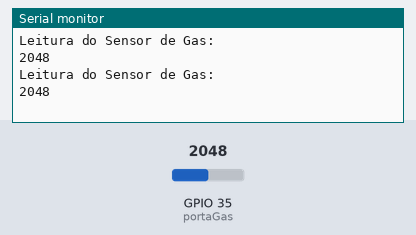
This sketch was run on a simulated ESP32. Shown: the last lines printed to the serial monitor. The test bench sets the inputs (shaded band); at power-on: GPIO 35 (portaGas) = 2048.

Above: at 2.8 s.
2.9 s: GPIO 35 (portaGas) set to 2866
At 5.2 s:
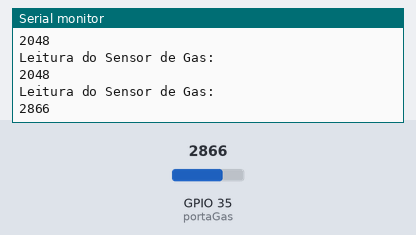
5.6 s: GPIO 35 (portaGas) set to 3603
At 6.8 s:
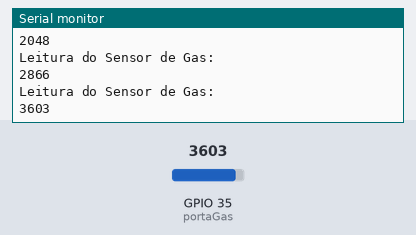
Timing chart, 0 to 8.6 s (numbered marks = the images above; inputs shaded):
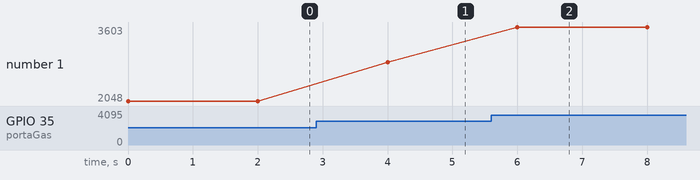

The sketch:

SensorGasESP32.ino
```cpp
// definir porta de leitura do sensor de gas
const int portaGas = GPIO_NUM_35;

void setup() {
  // inicializar serial
  Serial.begin(115200);
  // definir porta do sensor de gas como entrada
  pinMode(portaGas, INPUT);
}

void loop() {
  // realizar leitura do sensor de gas
  int leitura = analogRead(portaGas);
  // Realizar o print da leitura no serial
  Serial.println("Leitura do Sensor de Gas:");
  Serial.println(leitura);
  // realizar um delay e inicializar leitura daqui a 2 segundos
  delay(2000);

}
```

Measured:
- after the input at 2.9 s, the serial monitor: prints a new line after 1.1 s (image 1)
- after the input at 5.6 s, the serial monitor: prints a new line after 0.40 s (image 2)
- plotted number 1: 2048 → 2866 after the input at 2.9 s, 2866 → 3603 after the input at 5.6 s
